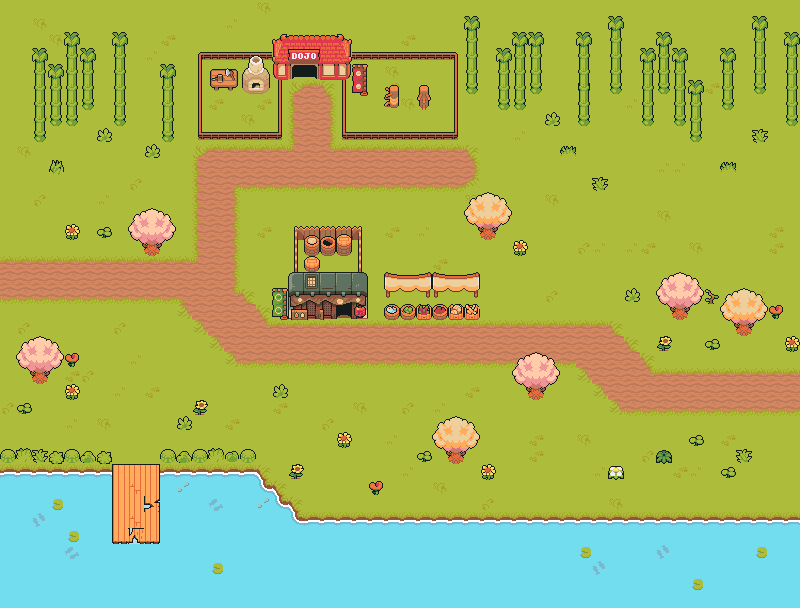

This is a level from a 2D game, rendered from its Tiled map with the project's own tilesets. A one-line summary and the map file follow, with tile-layer data summarised:
An orthogonal 50x38 tile map with 16x16 px tiles, 4 tile layers (Background, Walkable, Barriers, Overhead), 4 tilesets and 2 objects.

<map version="1.9" tiledversion="1.9.2" orientation="orthogonal" renderorder="right-down" width="50" height="38" tilewidth="16" tileheight="16" infinite="0" nextlayerid="8" nextobjectid="10">
 <editorsettings>
  <export target="TilesetMap.tmj" format="json" />
 </editorsettings>
 <tileset firstgid="1" source="TilesetNature.tsx" />
 <tileset firstgid="337" source="TilesetWater.tsx" />
 <tileset firstgid="813" source="TilesetHouse.tsx" />
 <tileset firstgid="1572" source="TilesetFloor.tsx" />
 <layer id="1" name="Background" width="50" height="38">
  <data>[1900 cells, 1900 non-empty, 24 distinct tile ids]</data>
 </layer>
 <layer id="4" name="Walkable" width="50" height="38">
  <data>[1900 cells, 60 non-empty, 23 distinct tile ids]</data>
 </layer>
 <layer id="2" name="Barriers" width="50" height="38">
  <data>[1900 cells, 472 non-empty, 61 distinct tile ids]</data>
 </layer>
 <layer id="3" name="Overhead" width="50" height="38">
  <data>[1900 cells, 151 non-empty, 45 distinct tile ids]</data>
 </layer>
 <objectgroup id="6" name="restDoor">
  <object id="7" x="343.564" y="310.891">
   <properties>
    <property name="name" value="door" />
   </properties>
  </object>
 </objectgroup>
 <objectgroup id="7" name="dojoDoor">
  <object id="9" x="292.079" y="64.3564" width="26.7327" height="14.8515">
   <properties>
    <property name="name" value="dojoDoor" />
   </properties>
  </object>
 </objectgroup>
</map>
